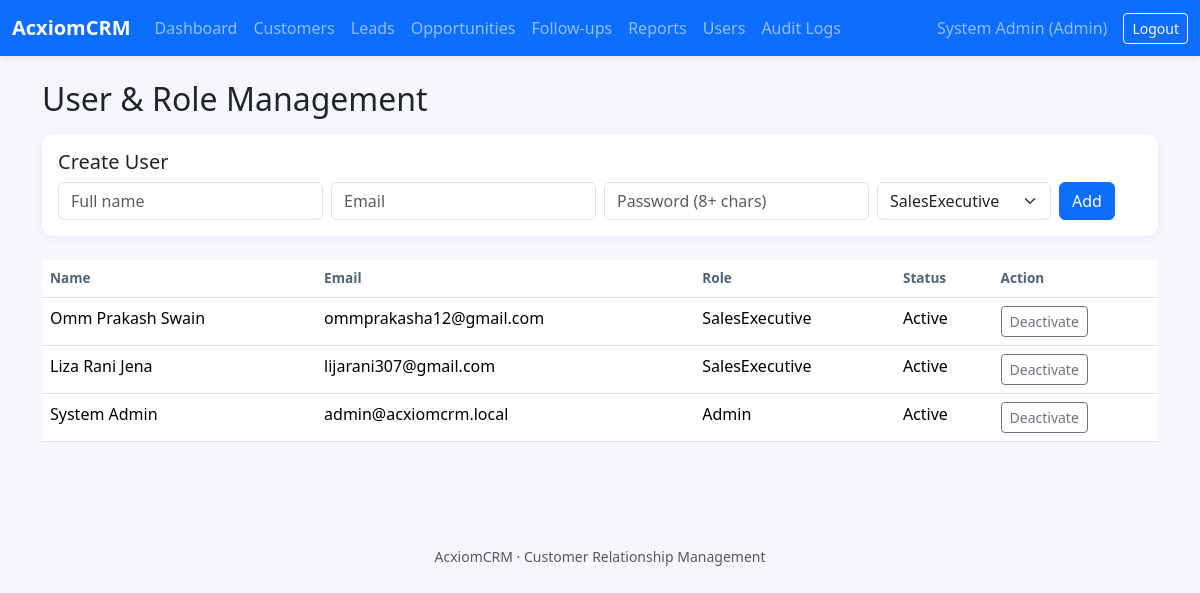
Screenshot of /users (signed in) with the database file from the repository.
### models.py (models this page shows, shortened)
class User(UserMixin, db.Model):
    id = db.Column(db.Integer, primary_key=True)
    name = db.Column(db.String(100), nullable=False)
    email = db.Column(db.String(120), unique=True, nullable=False, index=True)
    password_hash = db.Column(db.String(255), nullable=False)
    role = db.Column(db.String(30), nullable=False, default="SalesExecutive")
    active = db.Column(db.Boolean, default=True)
    failed_logins = db.Column(db.Integer, default=0)
    locked_until = db.Column(db.DateTime)
    created_at = db.Column(db.DateTime, default=datetime.utcnow)

### app.py (the view, shortened to what this page needs)
@app.route("/users", methods=["GET", "POST"])
@roles_required("Admin")
def users():
    return render_template("users.html", rows=User.query.order_by(User.created_at.desc()).all())

### app.py (called while the page is built)
@login_manager.user_loader
def load_user(user_id):
    return db.session.get(User, int(user_id))

def roles_required(*roles):
    def decorator(view):
        @wraps(view)
        @login_required
        def wrapped(*args, **kwargs):
            if current_user.role not in roles:
                abort(403)
            return view(*args, **kwargs)
        return wrapped
    return decorator

### templates/users.html
{% extends "base.html" %}{% block title %}Users | AcxiomCRM{% endblock %}
{% block content %}<h2 class="mb-3">User & Role Management</h2><div class="card mb-4"><div class="card-body"><h5>Create User</h5><form method="post" class="row g-2"><input type="hidden" name="csrf_token" value="{{ csrf_token() }}"><div class="col-md-3"><input class="form-control" name="name" placeholder="Full name" required></div><div class="col-md-3"><input class="form-control" name="email" type="email" placeholder="Email" required></div><div class="col-md-3"><input class="form-control" name="password" type="password" minlength="8" placeholder="Password (8+ chars)" required></div><div class="col-md-2"><select class="form-select" name="role"><option>SalesExecutive</option><option>Manager</option><option>Admin</option></select></div><div class="col-md-1"><button class="btn btn-primary">Add</button></div></form></div></div>
<table class="table table-hover"><thead><tr><th>Name</th><th>Email</th><th>Role</th><th>Status</th><th>Action</th></tr></thead><tbody>{% for u in rows %}<tr><td>{{ u.name }}</td><td>{{ u.email }}</td><td>{{ u.role }}</td><td>{{ 'Active' if u.active else 'Inactive' }}</td><td><form method="post" action="{{ url_for('toggle_user',user_id=u.id) }}"><input type="hidden" name="csrf_token" value="{{ csrf_token() }}"><button class="btn btn-sm btn-outline-secondary">{{ 'Deactivate' if u.active else 'Activate' }}</button></form></td></tr>{% endfor %}</tbody></table>{% endblock %}

### templates/base.html (shortened to what this page needs)
<!doctype html>
<html lang="en">
<head>
  <link href="https://cdn.jsdelivr.net/npm/bootstrap@5.3.3/dist/css/bootstrap.min.css" rel="stylesheet">
  <link href="{{ url_for('static', filename='css/style.css') }}" rel="stylesheet">
</head>
<body>
<nav class="navbar navbar-expand-lg navbar-dark bg-primary">
 <div class="container-fluid"><a class="navbar-brand fw-bold" href="{{ url_for('home') }}">AcxiomCRM</a>
 {% if current_user.is_authenticated %}
 <div class="collapse navbar-collapse" id="nav"><ul class="navbar-nav me-auto">
 <li class="nav-item"><a class="nav-link" href="{{ url_for('dashboard') }}">Dashboard</a></li>
 <li class="nav-item"><a class="nav-link" href="{{ url_for('customers') }}">Customers</a></li>
 <li class="nav-item"><a class="nav-link" href="{{ url_for('leads') }}">Leads</a></li>
 <li class="nav-item"><a class="nav-link" href="{{ url_for('opportunities') }}">Opportunities</a></li>
 <li class="nav-item"><a class="nav-link" href="{{ url_for('followups') }}">Follow-ups</a></li>
 <li class="nav-item"><a class="nav-link" href="{{ url_for('reports') }}">Reports</a></li>
 {% if current_user.role == 'Admin' %}<li class="nav-item"><a class="nav-link" href="{{ url_for('users') }}">Users</a></li><li class="nav-item"><a class="nav-link" href="{{ url_for('audit_logs') }}">Audit Logs</a></li>{% endif %}
 </ul><span class="navbar-text me-3">{{ current_user.name }} ({{ current_user.role }})</span>
 <form method="post" action="{{ url_for('logout') }}"><input type="hidden" name="csrf_token" value="{{ csrf_token() }}"><button class="btn btn-outline-light btn-sm">Logout</button></form>
 </div>{% endif %}</div>
</nav>
<main class="container py-4">
 {% block content %}{% endblock %}
</main>
<footer class="text-center text-muted small py-3">AcxiomCRM · Customer Relationship Management</footer>
</body></html>

### static/css/style.css (style rules this page uses)
body { background: #f5f7fb; min-height: 100vh; }
.navbar { box-shadow: 0 2px 8px rgba(0,0,0,.08); }
.card { border: 0; border-radius: 12px; box-shadow: 0 2px 12px rgba(20,40,80,.05); }
.table { background: white; }
.table thead th { color: #52627a; font-size: .85rem; white-space: nowrap; }
footer { margin-top: 3rem; }

### rows the page displays
User: name "System Admin", role "Admin", email "admin@acxiomcrm.local", active "Active", active "Deactivate"
User: name "Omm Prakash Swain", email "ommprakasha12@gmail.com", role "SalesExecutive", active "Active", active "Deactivate"
User: name "Liza Rani Jena", email "lijarani307@gmail.com", role "SalesExecutive", active "Active", active "Deactivate"
